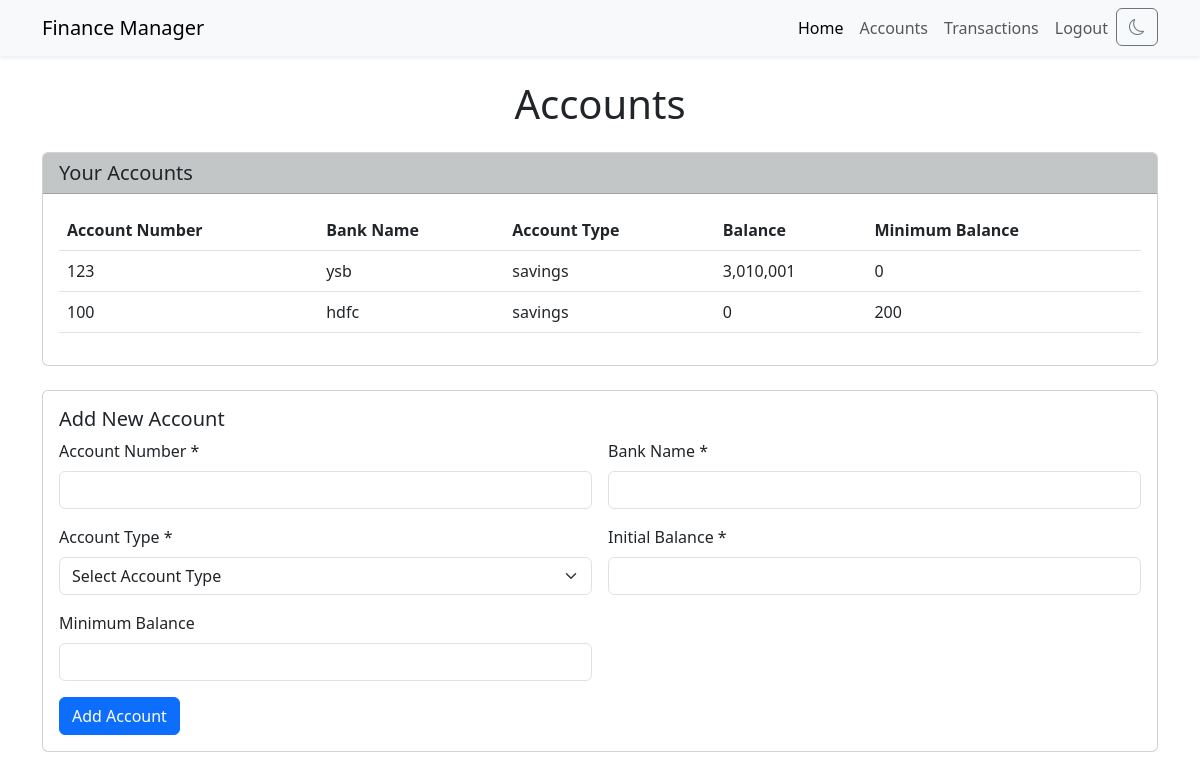
Before: /accounts (signed in) with the older database file.
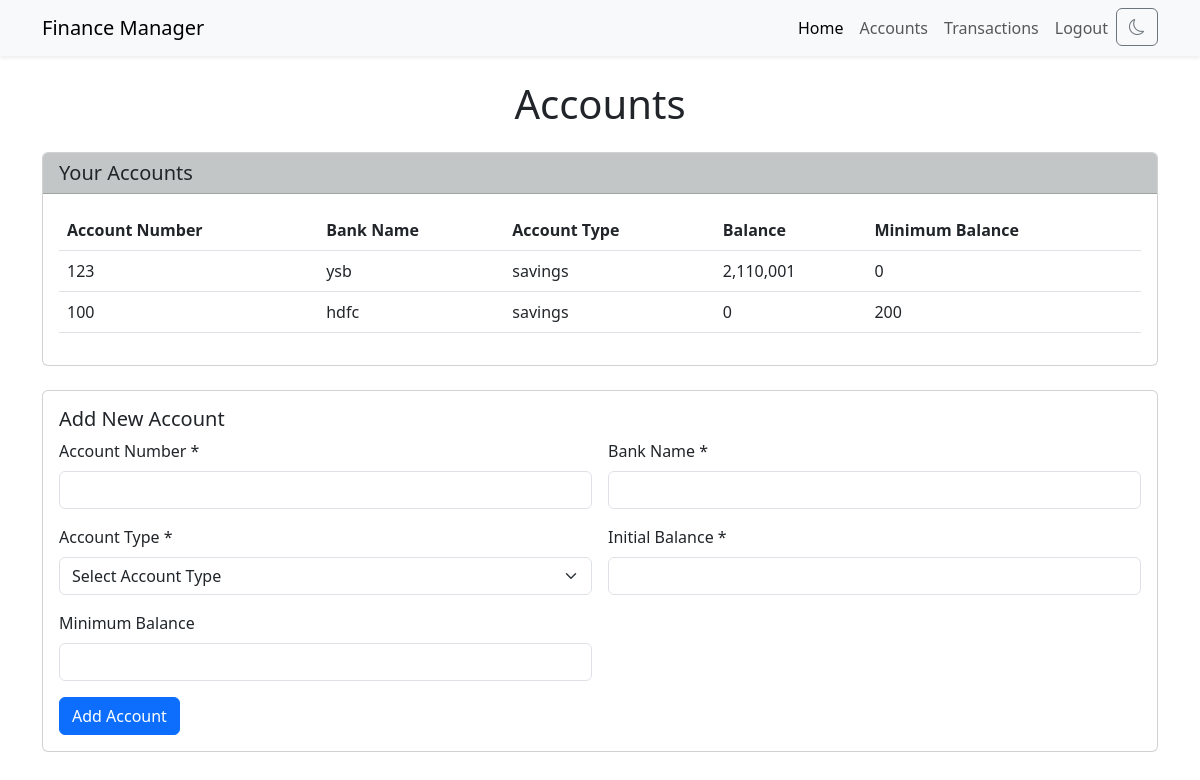
After: the same page with the newer database file.
### app.py (models this page shows, shortened)
class AccountsTable(db.Model):
    __tablename__ = 'accounts'
    accno = db.Column(db.String, primary_key = True)
    userid = db.Column(db.Integer, db.ForeignKey("users.id", ondelete='CASCADE'), nullable = False)
    type = db.Column(db.String, nullable = False)
    bank = db.Column(db.String, nullable = False)
    balance = db.Column(db.Integer, nullable = False, default=0)
    minbal = db.Column(db.Integer, default=0)

### app.py (the view, shortened to what this page needs)
@app.route('/accounts', methods = ["GET", "POST"])
@login_required
def accounts():
    form = AccountForm()
    accounts = AccountsTable.query.filter_by(userid=current_user.id).all()
    return render_template('accounts.html', form=form, accounts=accounts)

### app.py
class AccountForm(FlaskForm):
    account_number = StringField('Account Number', validators=[InputRequired()] )
    type = SelectField('Account Type',choices=[('', 'Select Account Type'), ('savings', 'Savings Account'), ('current', 'Current Account')] ,validators=[InputRequired()])
    bank = StringField('Bank Name', validators=[InputRequired()])
    balance = IntegerField('Current Balance', validators=[InputRequired()])
    minimum_balance = IntegerField('Minimum Balance')
    submit = SubmitField('Add Account')

### app.py (called while the page is built)
@login_manager.user_loader
def load_user(user_id):
    return UsersTable.query.get(int(user_id))

### templates/accounts.html (shortened to what this page needs)
{% extends "layout.html" %}
{% block content %}
<div class="container mt-4">
    <h1 class="mb-4 text-center">Accounts</h1>
    <div class="card mb-4">
        <div class="card-header" style="background-color: #c2c6c6;">
            <h5 class="card-title mb-0">Your Accounts</h5>
        </div>
        <div class="card-body">
            {% if accounts %}
            <table id="accountsTable" class="table">
                <thead>
                    <tr>
                        <th scope="col">Account Number</th>
                        <th scope="col">Bank Name</th>
                        <th scope="col">Account Type</th>
                        <th scope="col">Balance</th>
                        <th scope="col">Minimum Balance</th>
                    </tr>
                </thead>
                <tbody>
                    {% for account in accounts %}
                        <tr>
                            <td>{{account.accno}}</td>
                            <td>{{account.bank}}</td>
                            <td>{{account.type}}</td>
                            <td>{{"{:,}".format(account.balance)}}</td>
                            <td>{{account.minbal}}</td>
                        </tr>
                    {% endfor %}
                </tbody>
            </table>
            {% else %}
            <div class="alert alert-info" role="info">
                <i class="fas fa-exclamation-circle"></i> &nbsp; No accounts created yet.
            </div>
            {% endif %}
        </div>
    </div>
    <div class="card">
        <div class="card-body">
            <h5 class="card-title">Add New Account</h5>
            <form id="addAccountForm" class="row g-3", method="POST">
                <div class="col-md-6">
                    <label for="newAccountNumber" class="form-label">Account Number *</label>
                    {{ form.account_number(class="form-control", id="newAccountNumber") }}
                </div>
                <div class="col-md-6">
                    <label for="newBankName" class="form-label">Bank Name *</label>
                    {{ form.bank(class="form-control", id="newBankName") }}
                </div>
                <div class="col-md-6">
                    <label for="newAccountType" class="form-label">Account Type *</label>
                    {{ form.type(class="form-select", id="newAccountType") }}
                </div>
                <div class="col-md-6">
                    <label for="newAccountBalance" class="form-label">Initial Balance *</label>
                    {{ form.balance(class="form-control", id="newAccountBalance") }}
                </div>
                <div class="col-md-6">
                    <label for="newMinimumBalance" class="form-label">Minimum Balance</label>
                    {{ form.minimum_balance(class="form-control", id="newMinimumBalance") }}
                </div>
                <div class="col-12">
                    {{ form.submit(class="btn btn-primary") }}
                </div>
            </form>
        </div>
    </div>
</div>
{% endblock %}

Changed rows visible on the page:
changed AccountsTable "ysb": balance "3,010,001" → "2,110,001"
